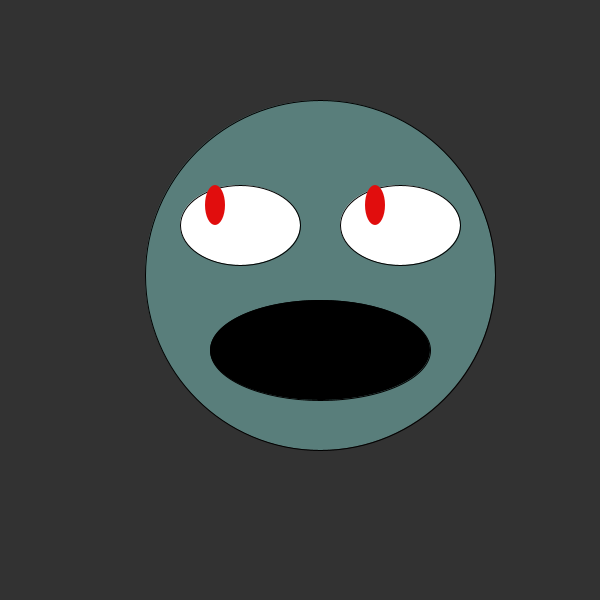
Frame 1 (no input)
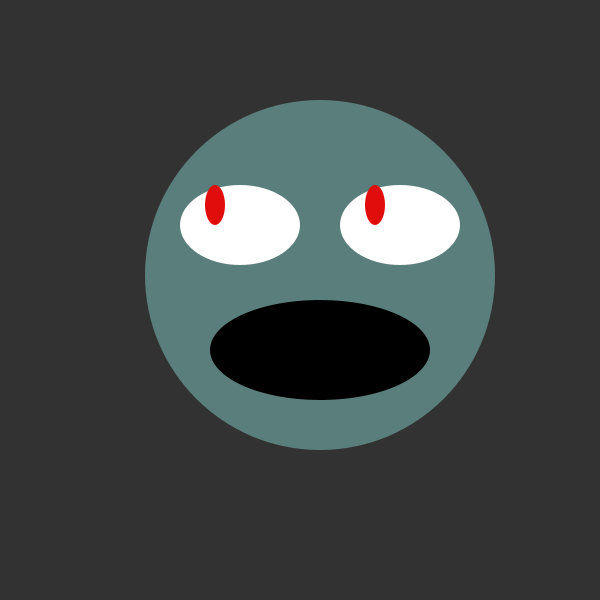
Frame 60 (the mouse pressed at the canvas centre just before this capture)
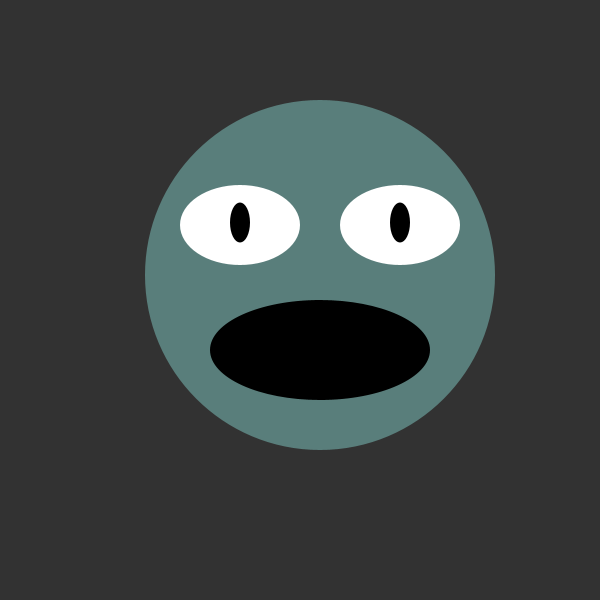
Frame 120 (the mouse held since frame 60 and released just before this capture)

The Processing sketch that drew these frames (run headless with seeded random() and noise(); from frame 60 on, the mouse is pressed at the canvas centre):

// Processing sketch: processing_82144
// ── processing_82144.pde

void setup() {
  size(600, 600);
}
 
void draw() {
  background(50); 
  fill(89,126,123);
   ellipse(320,275,350,350);
  fill(255);
  ellipse(240, 225, 120, 80); //left eye
  ellipse(400, 225, 120, 80); //right eye
  fill(0);
  ellipse(320,350,220,100);   // Mouth
  noStroke();
  float pupilX = map(mouseX, 0, width, 215, 265);
  float pupilY = map(mouseY, 0, height, 205, 240);
  float pupilA = map(mouseX, 0, width, 375, 425);
  fill(225, 13, 13);
  if(mousePressed)                   // Makes pupil turn black when pressed
  fill(0);
  ellipse(pupilX, pupilY, 20, 40); //left pupil
  ellipse(pupilA, pupilY, 20, 40); //right pupil
   

      

  }
